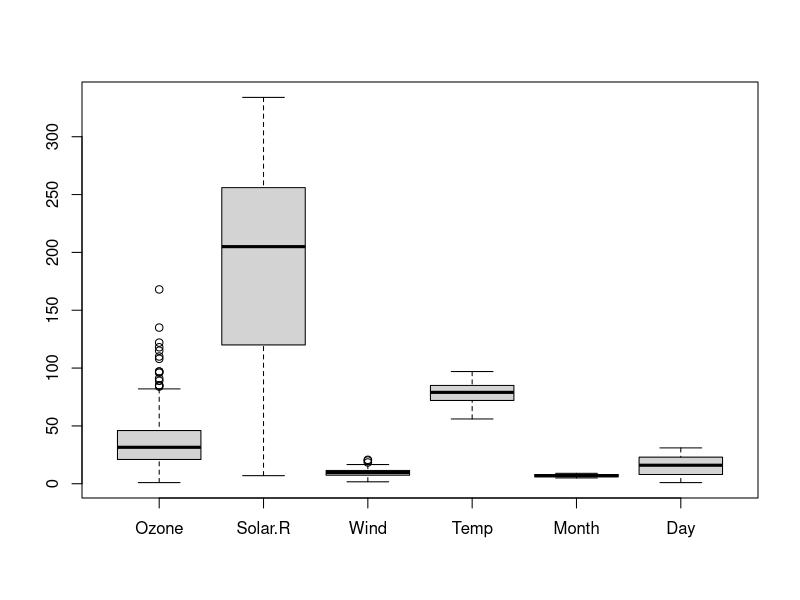

Recreate this plot in R.
head(airquality)

colnames(airquality)

summary(airquality)

new_df<-airquality
new_df$Ozone<-ifelse(is.na(new_df$Ozone),median(new_df$Ozone,na.rm = TRUE),new_df$Ozone)
summary(new_df)

new_df$Solar.R<-ifelse(is.na(new_df$Solar.R),median(new_df$Solar.R,na.rm = TRUE),new_df$Solar.R)
summary(new_df)


head(new_df)

boxplot(new_df)



dataFrame<-data.frame(
  x1=c(1:4,99999,1,NA,1,1,NA),
  x1= c(1:5, 1, "NA", 1, 1, "NA"),
  x1=c(letters[c(1:3)], "x  x",  "x", "   y    y y", "x", "a", "a", NA),
  x4="",
  x5=NA
)
print(dataFrame)

colnames(dataFrame)

colnames(dataFrame) <- paste0("col", 1:ncol(dataFrame))            

colnames(dataFrame)

print(dataFrame[dataFrame==""])

dataFrame[dataFrame==""]<-NA

dataFrame$col2                                                

# NA in string to replace with NA
dataFrame$col2[dataFrame$col2 == "NA"]<-NA

dataFrame <- dataFrame[rowSums(is.na(dataFrame)) != ncol(dataFrame), ]        
print(dataFrame)
